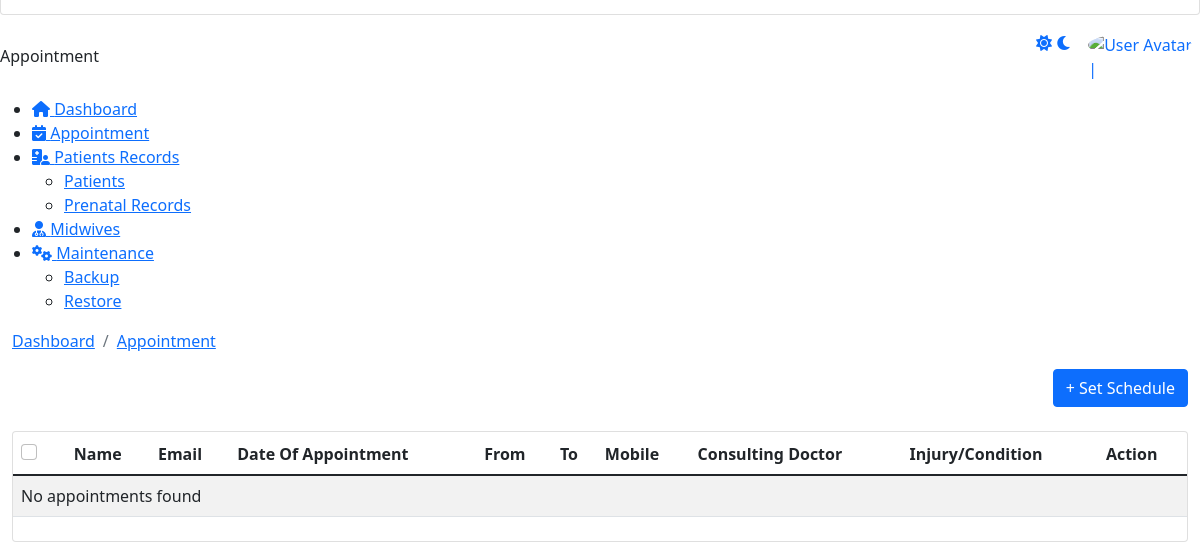
The app's page /admin/appointment.php (lower part), older data.
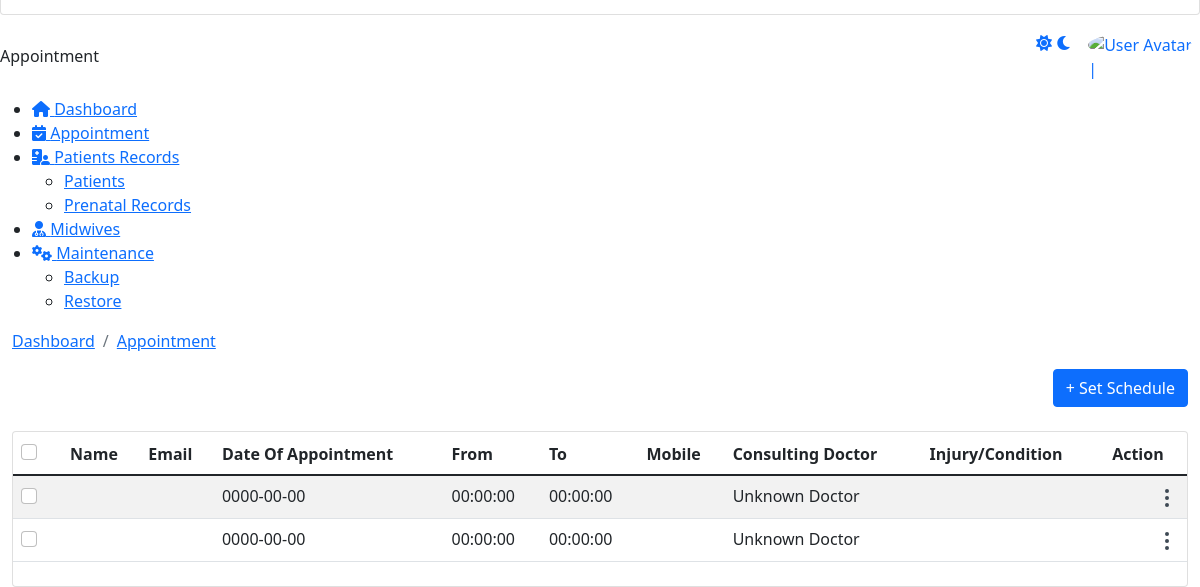
The same page, newer data.
### tables this page shows
CREATE TABLE `appointments` (
  `A_Id` int(11) NOT NULL AUTO_INCREMENT,
  `Title` varchar(10) NOT NULL,
  `FirstName` varchar(50) NOT NULL,
  `LastName` varchar(50) NOT NULL,
  `DateOfAppointment` date NOT NULL,
  `StartTime` time NOT NULL,
  `EndTime` time NOT NULL,
  `Address` varchar(100) NOT NULL,
  `Mobile` varchar(15) NOT NULL,
  `Consult_Doc` varchar(50) NOT NULL,
  `Email` varchar(100) NOT NULL,
  `Conditions` text NOT NULL,
  `Note` text NOT NULL,
  `Accepted` int(11) DEFAULT 2,
  PRIMARY KEY (`A_Id`)
);

### admin/appointment.php (the view, shortened to what the changed rows need)
<!DOCTYPE html>
<html lang="en">
    <head>
		 <link href="https://eres.dexignzone.com/codeigniter/demo/public/assets/vendor/owl-carousel/owl.carousel.css" rel="stylesheet" type="text/css"/>
		 <link href="https://eres.dexignzone.com/codeigniter/demo/public/assets/vendor/clockpicker/css/bootstrap-clockpicker.min.css" rel="stylesheet" type="text/css"/>
		 <link href="https://eres.dexignzone.com/codeigniter/demo/public/assets/vendor/bootstrap-datetimepicker/css/bootstrap-datetimepicker.min.css" rel="stylesheet" type="text/css"/>
		 <link href="https://eres.dexignzone.com/codeigniter/demo/public/assets/vendor/bootstrap-datetimepicker-master/css/bootstrap-datetimepicker.min.css" rel="stylesheet" type="text/css"/>
		 <link href="https://eres.dexignzone.com/codeigniter/demo/public/assets/vendor/datatables/css/jquery.dataTables.min.css" rel="stylesheet" type="text/css"/>
		 <link href="https://eres.dexignzone.com/codeigniter/demo/public/assets/vendor/bootstrap-select/dist/css/bootstrap-select.min.css" rel="stylesheet" type="text/css"/>
    <link class="main-css" href="https://eres.dexignzone.com/codeigniter/demo/public/assets/css/style.css" rel="stylesheet" type="text/css"/>
	<link rel="stylesheet" href="https://cdnjs.cloudflare.com/ajax/libs/font-awesome/6.5.1/css/all.min.css" />
<link rel="stylesheet" href="https://cdn.jsdelivr.net/npm/flatpickr/dist/flatpickr.min.css">
</head>
<body>
    <div id="main-wrapper">
				<?php
				include './template/header2.php';
				?>
<?php
include './template/sidebar.php';
?>
<div class="content-body">
	<div class="container-fluid">
		<div class="row">
    <div class="col-xl-12">
        <div class="card">
            <div class="card-body p-0">
                <div class="table-responsive">
                    <table id="example5" class="table table-striped patient-list mb-4 dataTablesCard fs-14">
                        <thead>
                            <tr>
                                <th>
                                    <div class="checkbox text-end align-self-center">
                                        <div class="form-check custom-checkbox">
                                            <input type="checkbox" class="form-check-input" id="checkAll" required="">
                                        </div>
                                    </div>
                                </th>
                                <th>Name</th>
                                <th>Email</th>
                                <th>Date Of Appointment</th>
                                <th>From</th>
                                <th>To</th>
                                <th>Mobile</th>
                                <th>Consulting Doctor</th>
                                <th>Injury/Condition</th>
                                <th>Action</th>
                            </tr>
                        </thead>
                        <tbody>
                        <?php
                            include('./connection/conn.php');
                            $query = "SELECT * FROM appointments WHERE Accepted = 2";
                            $result = mysqli_query($conn, $query);
                            if (!$result) {
                                echo "<tr><td colspan='10'>Error: " . mysqli_error($conn) . "</td></tr>";
                            } elseif (mysqli_num_rows($result) > 0) {
                                while ($row = mysqli_fetch_assoc($result)) {
                                    $appointmentId = $row['A_Id'];
                                    $fullName = $row['FirstName'] . ' ' . $row['LastName'];
                                    $consultingDoctor = getDoctorName($row['Consult_Doc'], $conn);
                                    echo "<tr id='appointmentRow_$appointmentId'>";
                                    echo "<td>";
                                    echo '<div class="checkbox text-end align-self-center">';
                                    echo '<div class="form-check custom-checkbox">';
                                    echo '<input type="checkbox" class="form-check-input" id="customCheckBox_' . $appointmentId . '" required="">';
                                    echo '</div>';
                                    echo '</div>';
                                    echo '</td>';
                                    echo '<td class="patient-info ps-0"><span class="text-nowrap ms-1">' . htmlspecialchars($fullName) . '</span></td>';
                                    echo '<td class="text-primary">' . htmlspecialchars($row['Email']) . '</td>';
                                    echo '<td>' . htmlspecialchars($row['DateOfAppointment']) . '</td>';
                                    echo '<td>' . htmlspecialchars($row['StartTime']) . '</td>';
                                    echo '<td>' . htmlspecialchars($row['EndTime']) . '</td>';
                                    echo '<td class="text-primary">' . htmlspecialchars($row['Mobile']) . '</td>';
                                    echo '<td>' . htmlspecialchars($consultingDoctor) . '</td>';
                                    echo '<td>' . htmlspecialchars($row['Conditions']) . '</td>';
                                    echo "<td>
                                        <div class='dropdown ms-auto c-pointer text-end'>
                                            <div class='btn-link' data-bs-toggle='dropdown'>
                                                <svg width='24' height='24' viewBox='0 0 24 24' fill='none' xmlns='http://www.w3.org/2000/svg'>
                                                    <path d='M12 11C11.4477 11 11 11.4477 11 12C11 12.5523 11.4477 13 12 13C12.5523 13 13 12.5523 13 12C13 11.4477 12.5523 11 12 11Z' stroke='#3E4954' stroke-width='2' stroke-linecap='round' stroke-linejoin='round'/>
                                                    <path d='M12 18C11.4477 18 11 18.4477 11 19C11 19.5523 11.4477 20 12 20C12.5523 20 13 19.5523 13 19C13 18.4477 12.5523 18 12 18Z' stroke='#3E4954' stroke-width='2' stroke-linecap='round' stroke-linejoin='round'/>
                                                    <path d='M12 4C11.4477 4 11 4.44772 11 5C11 5.55228 11.4477 6 12 6C12.5523 6 13 5.55228 13 5C13 4.44772 12.5523 4 12 4Z' stroke='#3E4954' stroke-width='2' stroke-linecap='round' stroke-linejoin='round'/>
                                                </svg>
                                            </div>
                                            <div class='dropdown-menu dropdown-menu-right'>
                                                <a class='dropdown-item' data-bs-toggle='modal' data-bs-target='#declineReasonModal_$appointmentId'>Delete</a>
                                            </div>
                                        </div>
                                    </td>";
                                    echo '</tr>';
                                }
                            } else {
                                echo "<tr><td colspan='10'>No appointments found</td></tr>";
                            }
                            function getDoctorName($doctorId, $conn) {
                                $query = "SELECT Title, FirstName, LastName FROM doctors WHERE DoctorID = ?";
                                $stmt = $conn->prepare($query);
                                $stmt->bind_param("i", $doctorId);
                                $stmt->execute();
                                $result = $stmt->get_result();
                                if ($result->num_rows > 0) {
                                    $doctor = $result->fetch_assoc();
                                    return htmlspecialchars($doctor['Title'] . ' ' . $doctor['FirstName'] . ' ' . $doctor['LastName']);
                                } else {
                                    return 'Unknown Doctor';
                                }
                            }
                        ?>
                        </tbody>
                    </table>
                </div>
            </div>
        </div>
    </div>
</div>
</div>
	</div>
</body>
</html>

Row changes from the older to the newer data that the page shows:
added appointments: DateOfAppointment "0000-00-00", StartTime "00:00:00", EndTime "00:00:00", consultingDoctor "Unknown Doctor"
added appointments: DateOfAppointment "0000-00-00", StartTime "00:00:00", EndTime "00:00:00", consultingDoctor "Unknown Doctor"
Text that changed along with them:
text no longer shown: "No appointments found"
